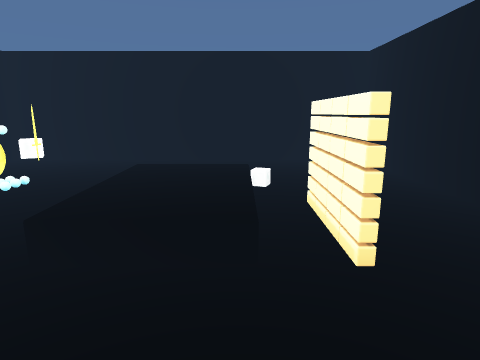
view 1 (above)

13 first-person views from a walk through a 3-D level made in the Unity game engine. The camera is 1.3 m above the floor, tilts 12° down and sees 75° across. The floor is counted in squares, 0.5 m on a side. Each view is taken from the middle of a square. On the plan, view 1 faces up. The plan holds only what a view shows up to about 20 squares ahead; the rest is blank. The player is left out.

view 2
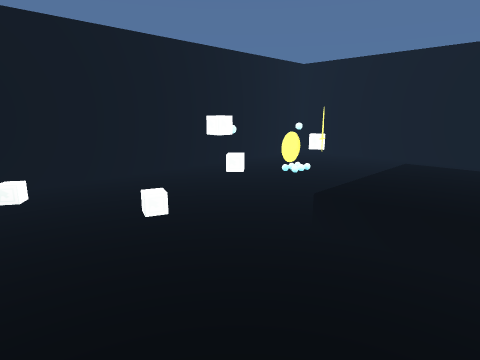

view 3
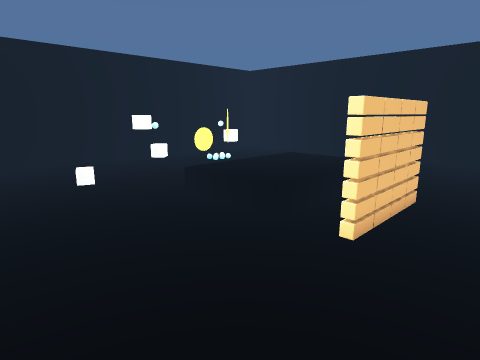

view 4
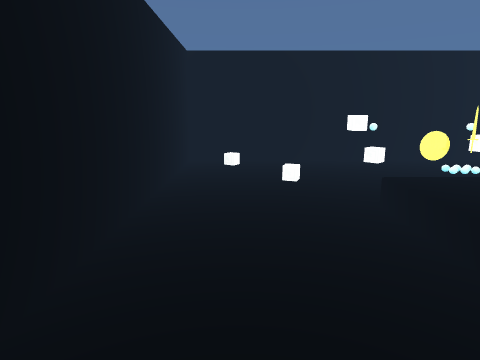

view 5
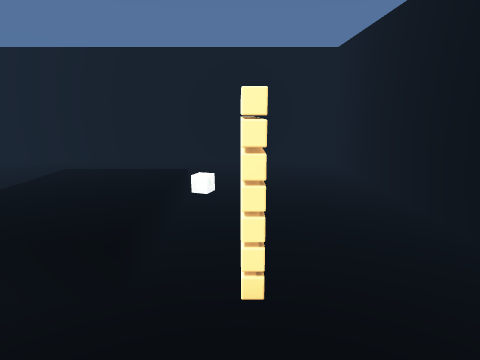

view 6
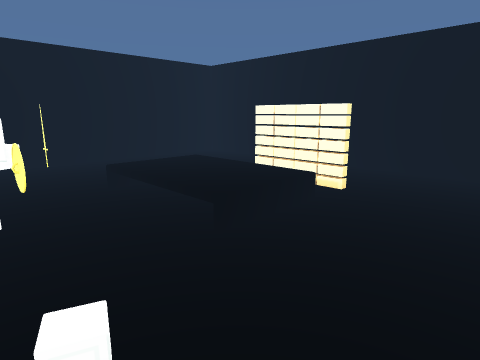

view 7
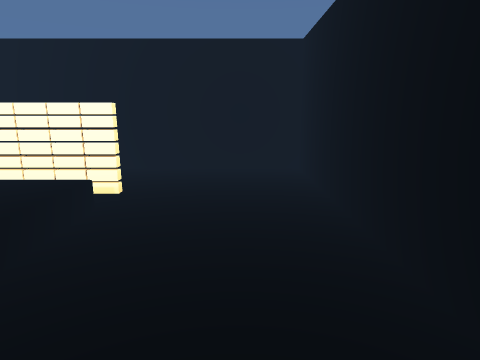

view 8
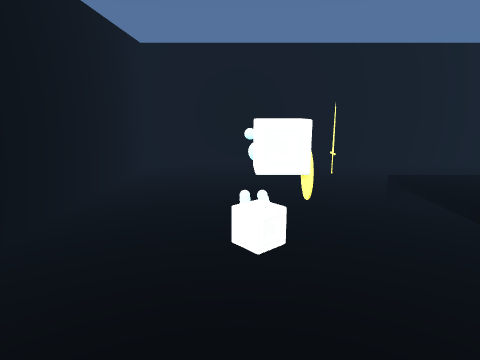

view 9
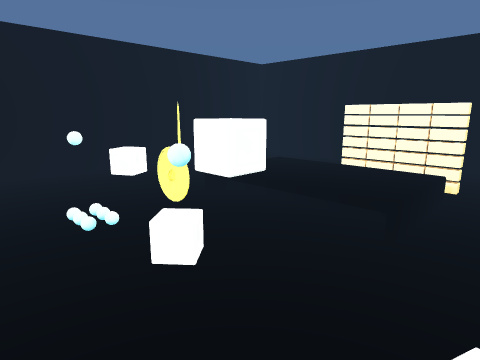

view 10
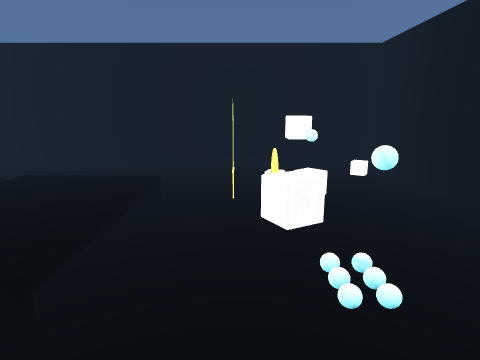

view 11
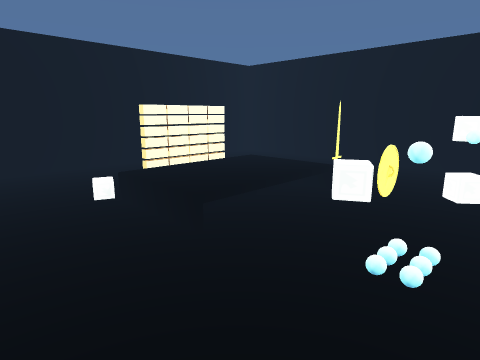

view 12
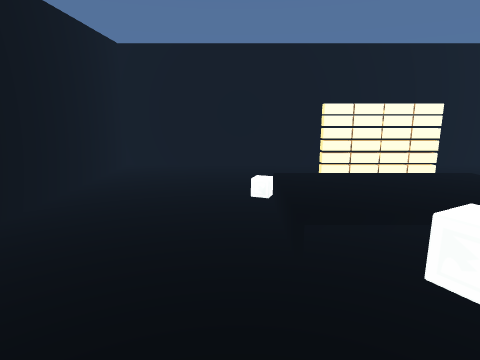

view 13
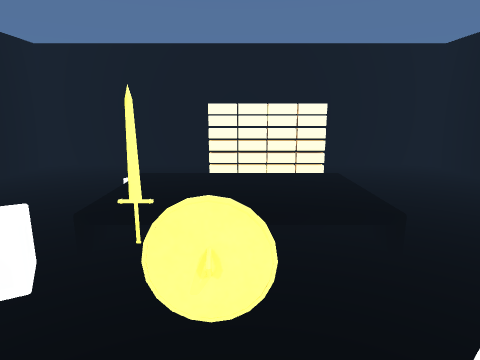

### Floor plan
Key: @ floor where view 1 was taken; # wall or solid block; x gap in a wall; . main floor; : floor 0.5 m higher than the main floor; / step, stairs or slope; = window, fence, low wall or low ledge; S sword; O other object.
Columns run from 13 left of view 1 to 7 right of it. Each row starts with its distance up from view 1.
 18 #####################
 17 #...................#
 16 #...................#
 15 #...................#
 14 #...................#
 13 #...................#
 12 #...................#
 11 #.........::://.....#
 10 #....OO...:: :......#
  9 #.....xS..:: :.O....#
  8 #.....=...:: :.O....#
  7 #.........:: :.O....#
  6 #....O#...:: :.O....#
  5 #....##...////.O....#
  4 #...................#
  3 #.....O.............#
  2 #...................#
  1 #...................#
  0 #............@......#
 -1 #...................#
 -2 #####################

Positions as (right, up) in squares from view 1, and headings:
1: (0, 0), facing up
2: (0, -1), facing up-left
3: (5, -1), facing up-left
4: (5, 1), facing left
5: (2, 1), facing up
6: (-8, 0), facing up-right
7: (-8, 1), facing right
8: (-8, 2), facing up
9: (-10, 3), facing up-right
10: (-6, 14), facing down
11: (-9, 15), facing down-right
12: (-9, 12), facing right
13: (-9, 8), facing right
